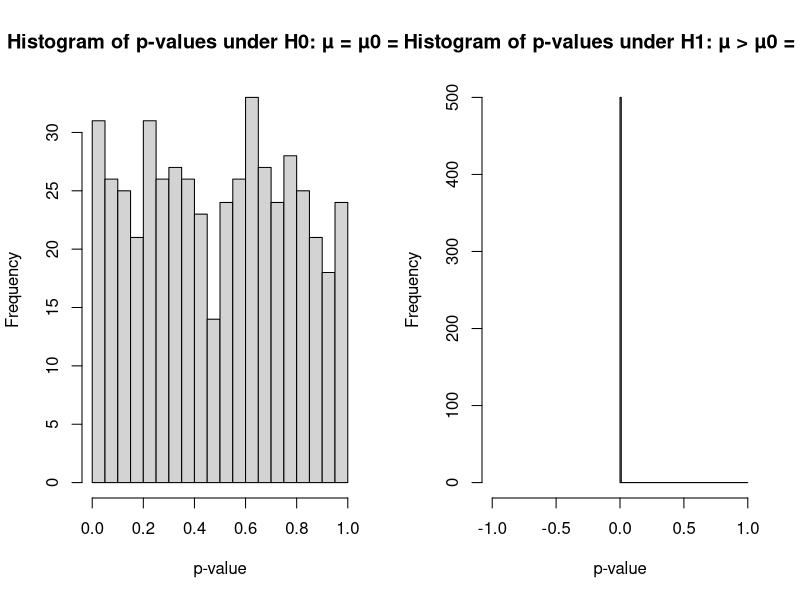

Reproduce this figure in R.
# Set seed for reproducibility
set.seed(1999)

# Parameters
mu <- 1.0
mu0 <- 1.0
sigma2 <- 2
n <- 100
sigma <- sqrt(sigma2)

# Function to calculate p-value
calculate_p_value <- function(sample_mean, mu0, sigma, n) {
  z <- (sample_mean - mu0) / (sigma / sqrt(n))
  p_value <- 1 - pnorm(z)
  return(p_value)
}

# Part ii: Generate data and calculate p-values for H0: µ = µ0 = 1.0
p_values <- replicate(500, {
  sample_data <- rnorm(n, mean = mu, sd = sigma)
  sample_mean <- mean(sample_data)
  calculate_p_value(sample_mean, mu0, sigma, n)
})

# Part iii: Generate data and calculate p-values for H0: µ0 = -1.0
mu0 <- -1.0

p_values_alt <- replicate(500, {
  sample_data <- rnorm(n, mean = mu, sd = sigma)
  sample_mean <- mean(sample_data)
  calculate_p_value(sample_mean, mu0, sigma, n)
})

# Plot both histograms
par(mfrow=c(1,2)) # Set up the graphics layout to display 2 plots side by side

# Plot histogram of p-values under H0: µ = µ0 = 1.0
hist(p_values, main = "Histogram of p-values under H0: µ = µ0 = 1.0", xlab = "p-value", breaks = 20)


# Plot histogram of p-values under H1: µ > µ0 = -1.0, focusing on p-values close to 0
hist(p_values_alt, main = "Histogram of p-values under H1: µ > µ0 = -1.0", xlab = "p-value", breaks = seq(0, 1, by = 0.01), xlim = c(-1, 1))